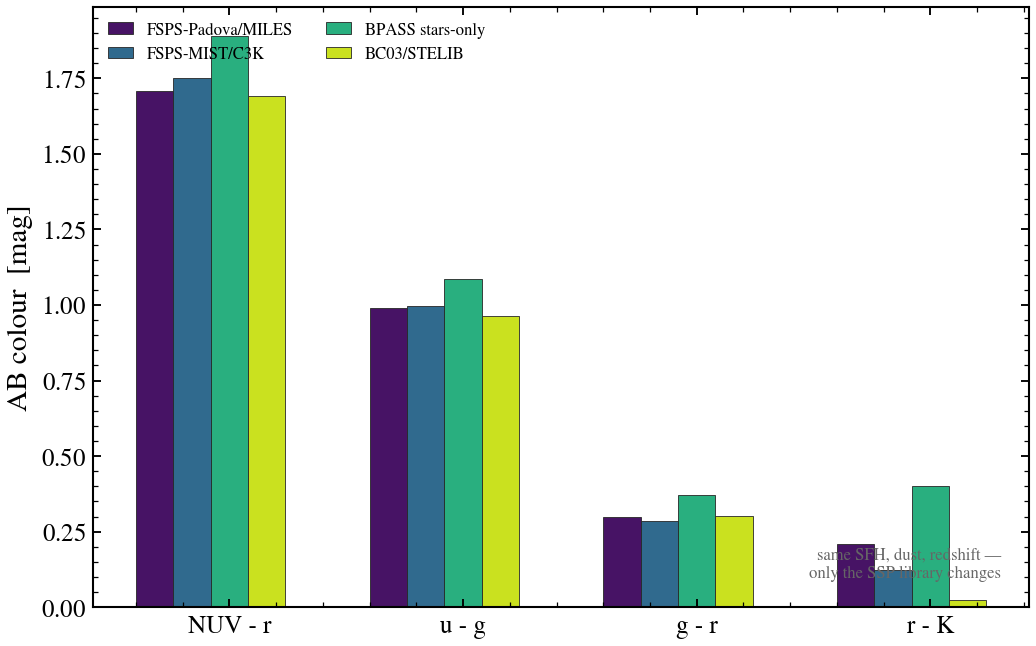

Recreate this plot in Python.
"""
Galaxy broadband colors depend on the SSP library
===================================================

The choice of SSP library propagates into the colors a photometric
fitter recovers — a single fixed galaxy SFH and dust law, rebuilt
with FSPS-MIST, FSPS-Padova/MILES, BPASS, BC03, and CB19 in turn,
produces a noticeable spread in NUV − r, u − g, g − r, and r − K.

The spread is largest in NUV − r (sensitive to recent O/B stars,
where BPASS binaries differ most) and in r − K (sensitive to the
TP-AGB treatment, where BC03 and FSPS-MIST differ most).

This is the systematic an SED fitter inherits from its assumed SSP
grid even before any prior or noise is involved.
"""

import os

os.environ["TF_CPP_MIN_LOG_LEVEL"] = "2"  # suppress XLA/PjRt C++ INFO+WARNING logs

import warnings

import jax
import matplotlib.pyplot as plt
import numpy as np

import tengri
from tengri.analysis.plotting import setup_style

setup_style()
warnings.filterwarnings("ignore", message=".*BakedInBackend.*")
warnings.filterwarnings("ignore", message=".*deprecated.*")

LIBRARIES = [
    ("fsps_prsc_miles_chabrier", "FSPS-Padova/MILES"),
    ("fsps_mist_c3k_a_chabrier", "FSPS-MIST/C3K"),
    ("bpss_stars_c3k_a_chabrier", "BPASS stars-only"),
    ("bc03_pdva_stelib_chabrier", "BC03/STELIB"),
    ("cb19_templates", "CB19"),
]

BANDS = ["galex_nuv", "sdss_u", "sdss_g", "sdss_r", "2mass_ks"]
COLORS_TO_PLOT = [
    ("NUV - r", 0, 3),
    ("u - g", 1, 2),
    ("g - r", 2, 3),
    ("r - K", 3, 4),
]

obs = tengri.Observation(photometry=tengri.Photometry.from_names(BANDS))

data = {}
for ssp_name, label in LIBRARIES:
    try:
        ssp = tengri.load_ssp(ssp_name)
    except (FileNotFoundError, Exception):
        continue
    sfh = {
        "type": "tsnorm",
        "*": tengri.FIXED,
        "peak_lbt_gyr": 3.0,
        "width_gyr": 2.0,
        "log_total_mass": 10.0,
        "skew": 0.3,
        "trunc": 10.0,
    }
    dust = {
        "type": "two_component",
        "*": tengri.FIXED,
        "tau_diff": 0.2,
        "tau_bc": 0.3,
        "slope": -0.7,
    }
    model = tengri.SEDModel.build(
        ssp,
        observation=obs,
        sfh=sfh,
        dust=dust,
        redshift=tengri.Fixed(0.05),
    )
    p = dict(model.spec.sample(jax.random.PRNGKey(0)))
    flux = np.asarray(model.predict_photometry(p))
    colors = {name: -2.5 * np.log10(flux[i] / flux[j]) for name, i, j in COLORS_TO_PLOT}
    data[label] = colors

fig, ax = plt.subplots(figsize=(7.2, 4.6))
x = np.arange(len(COLORS_TO_PLOT))
width = 0.16
colors_cmap = plt.cm.viridis(np.linspace(0.05, 0.92, len(data)))

for i, (label, color) in enumerate(zip(data, colors_cmap)):
    vals = [data[label][name] for name, _, _ in COLORS_TO_PLOT]
    ax.bar(
        x + (i - len(data) / 2) * width,
        vals,
        width,
        color=color,
        label=label,
        edgecolor="0.15",
        lw=0.4,
    )

ax.set_xticks(x)
ax.set_xticklabels([name for name, _, _ in COLORS_TO_PLOT])
ax.set_ylabel(r"AB colour  [mag]")
ax.axhline(0.0, color="0.55", lw=0.6)
ax.legend(frameon=False, fontsize=8, loc="upper left", ncol=2)
ax.text(
    0.97,
    0.05,
    "same SFH, dust, redshift —\nonly the SSP library changes",
    transform=ax.transAxes,
    ha="right",
    fontsize=8,
    color="0.4",
)

fig.tight_layout()
plt.savefig("plot_ssp_color_compare.png", dpi=150, bbox_inches="tight")
